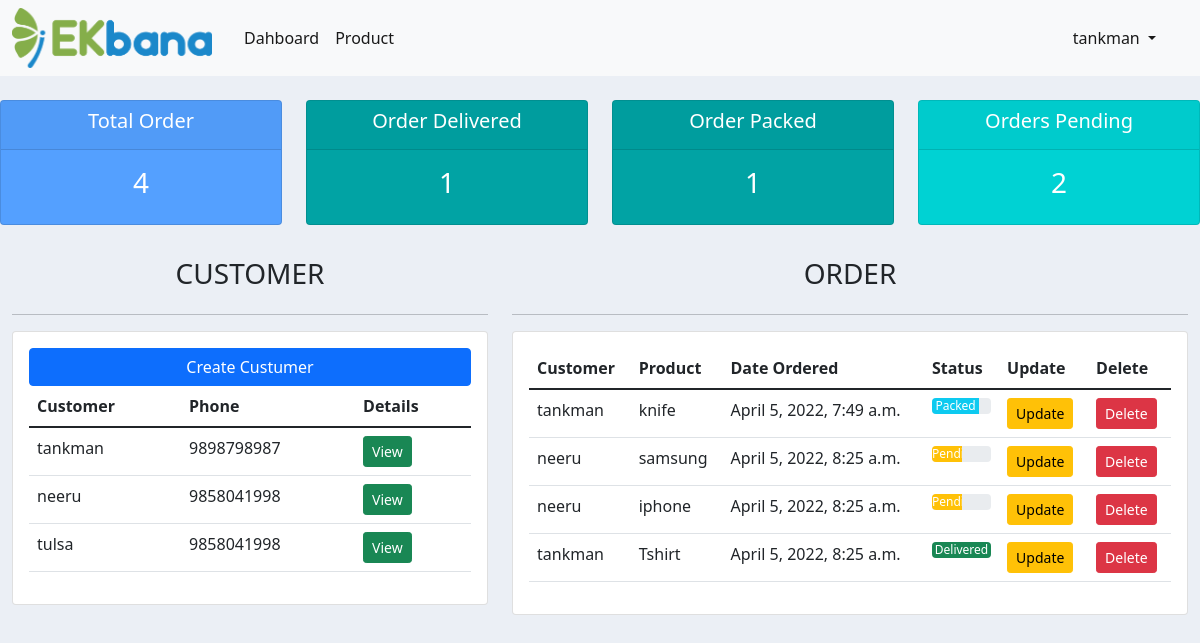
The page /dashboard/ (signed in) on the database its author committed.
### myapp/models.py (models this page shows)
class Customer(models.Model):
    name=models.CharField(max_length=50)
    email=models.EmailField()
    phone=models.CharField(max_length=10,null=True)
    date_created=models.DateTimeField(auto_now_add=True,null=True)
    def __str__(self):
        return self.name

class Order(models.Model):
    customer=models.ForeignKey(Customer,on_delete=models.CASCADE)
    product=models.ForeignKey(Product,on_delete=models.CASCADE)
    date_ordered=models.DateTimeField(auto_now_add=True,null=True)
    status=models.CharField(choices=STATUS_CHOICES,null=True,max_length=100)
    review=models.CharField(max_length=100,null=True)

class Product(models.Model):
    name=models.CharField(max_length=50)
    price=models.FloatField()
    category=models.CharField(max_length=50, choices=CATEGORY_CHOICES)
    description=models.CharField(max_length=100,null=True)
    date_created=models.DateTimeField(auto_now_add=True,null=True)
    def __str__(self):
        return self.name

### myapp/views.py (the view)
# urls.py: path('dashboard/',views.dashboard,name="dashboard"),
@login_required(login_url='login')
def dashboard(request):
    data = Customer.objects.all()
    order = Order.objects.all()
    totalorder = order.count()
    orderdelivered = Order.objects.filter(status='Delivered').count()
    orderpending = Order.objects.filter(status='Pending').count()
    orderpacked = Order.objects.filter(status='Packed').count()
    context = {
        'data': data,
        'order': order,
        'totalorder': totalorder,
        'orderdelivered': orderdelivered,
        'orderpending': orderpending,
        'orderpacked':orderpacked
    }
    return render(request, 'core/dashboard.html', context)

### myapp/templates/core/dashboard.html (shortened to what this page needs)
{% extends 'core/main.html' %}
{% block dashboard %}
    {% include 'core/status.html' %}
    <div class="container-fluid mt-2">
        <div class="row">
            <div class="col-md-5">
                <h3 class="text-center p-2">CUSTOMER</h3>
                <hr>
                <div class="card">
                    <div class="card-body">
                        <a href="#" class="btn btn-primary btn-md  w-100">Create Custumer</a>
                        <table class="table">
                            <thead>
                                <tr>
                                    <th>Customer</th>
                                    <th>Phone</th>
                                    <th>Details</th>
                                </tr>
                            </thead>
                            <tbody>
                                {% for i in data %}
                                    <tr>
                                        <td>{{ i.name }}</td>
                                        <td>{{ i.phone }}</td>
                                        <td>
                                            <a class="btn btn-success btn-sm" href="{% url 'details' i.id %}">View</a>
                                        </td>
                                    </tr>
                                {% endfor %}
                            </tbody>
                        </table>
                    </div>
                </div>
            </div>
            <div class="col-md-7">
                <h3 class="text-center  p-2">ORDER</h3>
                <hr>
                <div class="card" style="">
                    <div class="card-body">
                        <table class="table ">
                            <thead>
                                <tr>
                                    <th>Customer</th>
                                    <th>Product</th>
                                    <th>Date Ordered</th>
                                    <th>Status</th>
                                    <th>Update</th>
                                    <th>Delete</th>
                                </tr>
                            </thead>
                            <tbody>
                                {% for i in order %}
                                    <tr>
                                        <td>{{ i.customer }}</td>
                                        <td>{{ i.product }}</td>
                                        <td>{{ i.date_ordered }}</td>
                                        <td>
                                            {% if i.status == 'Pending' %}
                                                <div class="progress">
                                                    <div class="progress-bar bg-warning"
                                                         role="progressbar"
                                                         style="width:50%"
                                                         area-valuenow="50"
                                                         area-valuemin="0"
                                                         area-valuemax="100">Pending
                                                    </div>
                                                </div>
                                            {% endif %}
                                            {% if i.status == 'Delivered' %}
                                                <div class="progress">
                                                    <div class="progress-bar bg-success"
                                                         role="progressbar"
                                                         style="width:100%"
                                                         area-valuenow="100"
                                                         area-valuemin="0"
                                                         area-valuemax="100">Delivered
                                                    </div>
                                                </div>
                                            {% endif %}
                                            {% if i.status == 'Packed' %}
                                                <div class="progress">
                                                    <div class="progress-bar bg-info"
                                                         role="progressbar"
                                                         style="width:80%"
                                                         area-valuenow="80"
                                                         area-valuemin="0"
                                                         area-valuemax="100">Packed
                                                    </div>
                                                </div>
                                            {% endif %}
                                        </td>
                                        <td>
                                            <a class="btn btn-warning btn-sm" href="{% url 'updateorder' i.id %}">Update</a>
                                        </td>
                                        <td>
                                            <a class="btn btn-danger btn-sm" href="{% url 'deleteorder' i.id %}">Delete</a>
                                        </td>
                                    </tr>
                                {% endfor %}
                            </tbody>
                        </table>
                    </div>
                </div>
            </div>
        </div>
    </div>
{% endblock dashboard %}

### myapp/templates/core/navbar.html (shortened to what this page needs)
{% load static %}
<nav class="navbar navbar-expand-lg navbar-light bg-light">
    <div class="container-fluid">
        <div id="logo">
            <a href="/">
                <img src="{% static 'core/image/ekbana.png' %}"
                     alt="#"
                     width="200"
                     height="60">
            </a>
        </div>
        <div class="collapse navbar-collapse  mx-4" id="navbarSupportedContent">
            <ul class="navbar-nav me-auto mb-2 mb-lg-0">
                {% if request.user.is_authenticated %}
                    <li class="nav-item">
                        <a class="nav-link active"
                           aria-current="page"
                           href="{% url 'dashboard' %}">Dahboard</a>
                    </li>
                {% endif %}
                <li class="nav-item">
                    <a class="nav-link active" aria-current="page" href="{% url 'product' %}">Product</a>
                </li>
            </ul>
            <ul class="navbar-nav mb-2 mb-lg-0">
                <li class="nav-item dropdown ">
                    <a class="nav-link active dropdown-toggle"
                       href="#"
                       id="navbarDropdown"
                       role="button"
                       data-bs-toggle="dropdown"
                       aria-expanded="false">
                        {{ request.user }}
                    </a>
                </li>
            </ul>
        </div>
    </div>
</nav>

### myapp/static/core/css/core.css (style rules this page uses)
body { background-color: #ebeff5; }

### rows shown on the page
Customer: name "tankman", phone "9898798987"
Customer: name "neeru", phone "9858041998"
Customer: name "tulsa", phone "9858041998"
Order: customer "tankman", product "knife", date_ordered "April 5, 2022, 7:49 a.m.", status "Packed"
Order: customer "neeru", product "samsung", date_ordered "April 5, 2022, 8:25 a.m.", status "Pending"
Order: customer "neeru", product "iphone", date_ordered "April 5, 2022, 8:25 a.m.", status "Pending"
Order: customer "tankman", product "Tshirt", date_ordered "April 5, 2022, 8:25 a.m.", status "Delivered"

### other values the page prints
{{ request.user }} "tankman"
{{ totalorder }} "4"
{{ orderdelivered }} "1"
{{ orderpacked }} "1"
{{ orderpending }} "2"
